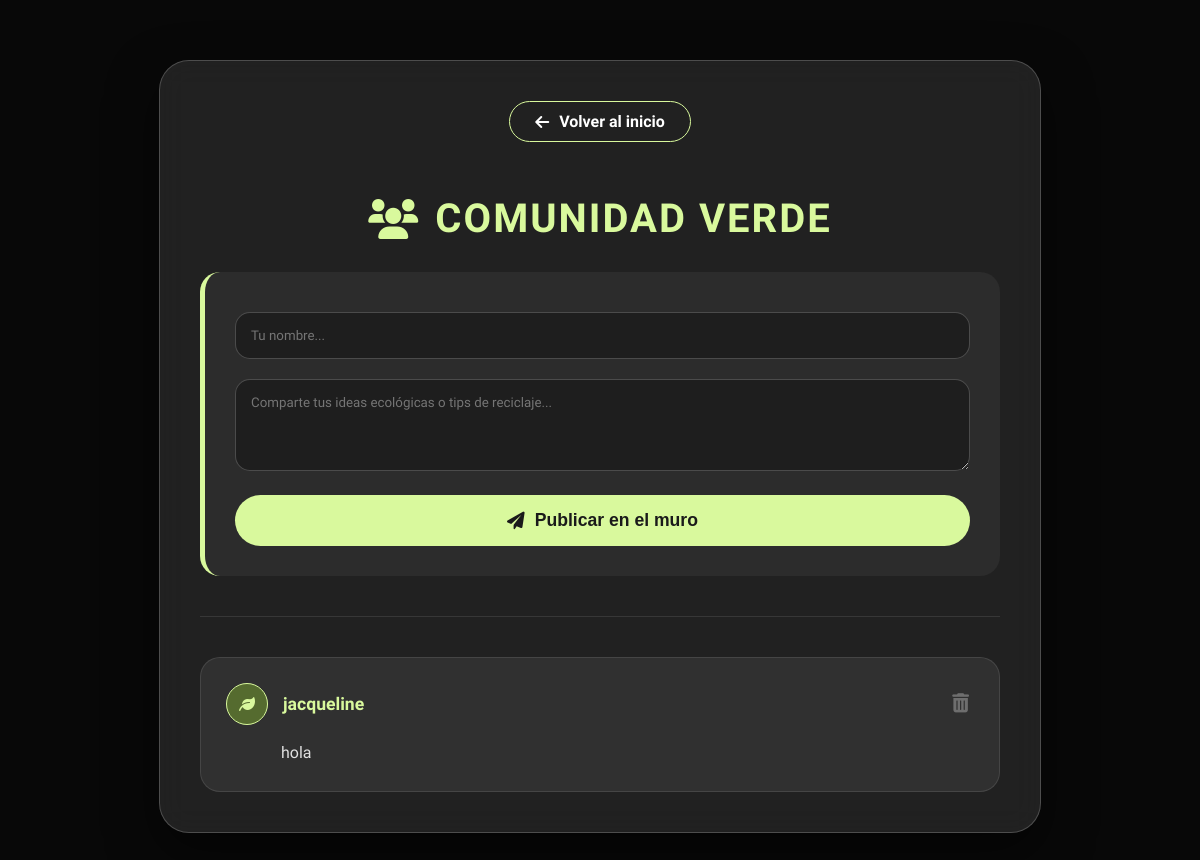
The app's page /comentarios, older data.
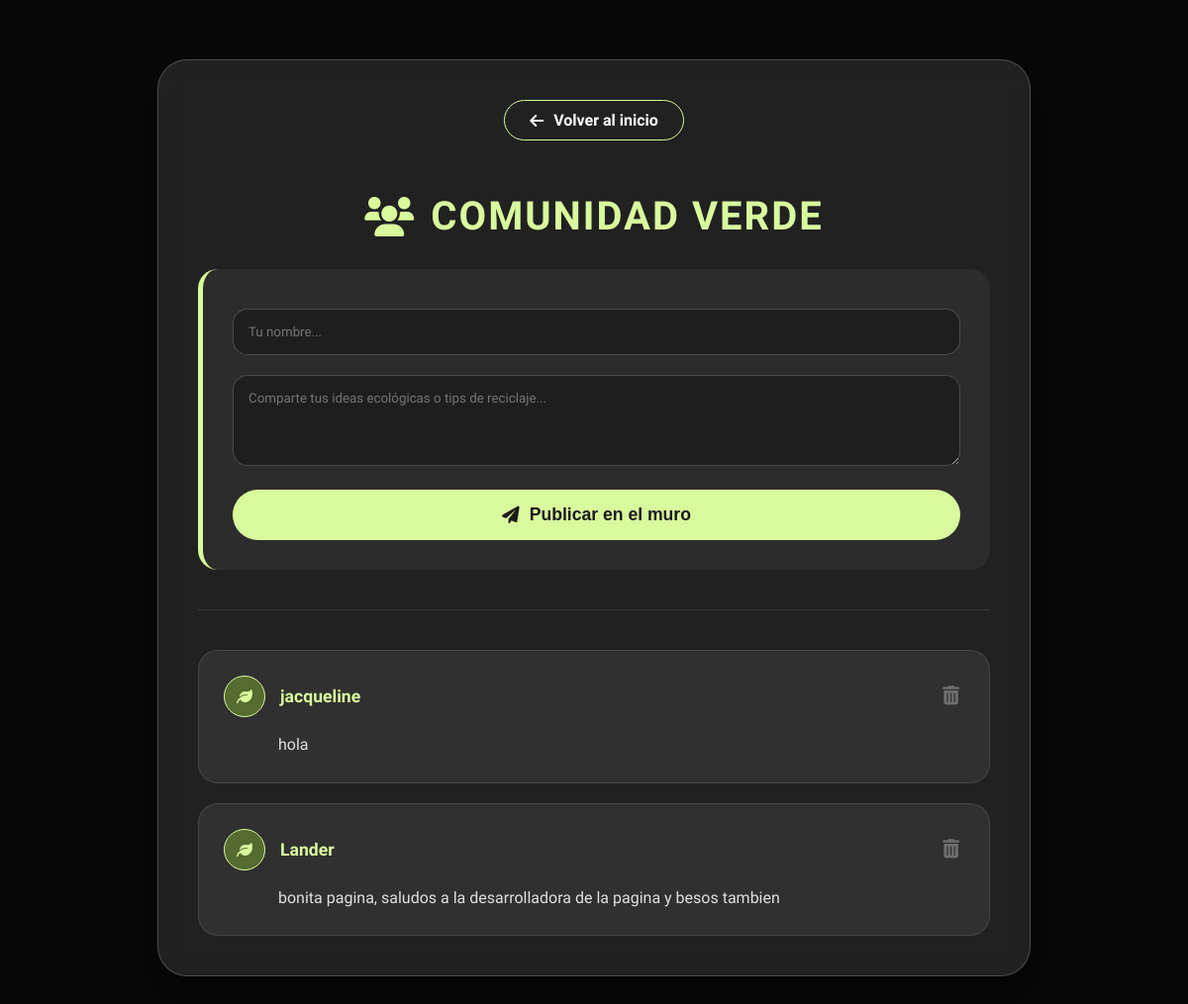
The same page, newer data.
### app.py (models this page shows)
class Comentario(db.Model):
    id = db.Column(db.Integer, primary_key=True)
    nombre = db.Column(db.String(100), nullable=False)
    mensaje = db.Column(db.Text, nullable=False)

### app.py (the view, shortened to what this page needs)
@app.route("/comentarios", methods=["GET", "POST"])
def comentarios():
    comentarios = Comentario.query.all()
    return render_template("comentarios.html", comentarios=comentarios)

### templates/comentarios.html (shortened to what this page needs)
<!DOCTYPE html>
<html lang="es">
<head>
    <link rel="stylesheet" href="https://cdnjs.cloudflare.com/ajax/libs/font-awesome/6.0.0/css/all.min.css">
</head>
<body>
<div class="contenedor">
    <div class="centro">
        <a href="{{ url_for('inicio') }}" class="btn-regresar">
            <i class="fas fa-arrow-left"></i> Volver al inicio
        </a>
    </div>
    <h2><i class="fas fa-users"></i> Comunidad Verde</h2>
    <form method="POST" action="{{ url_for('comentarios') }}">
        <input type="text" name="nombre" placeholder="Tu nombre..." required>
        <textarea name="mensaje" rows="4" placeholder="Comparte tus ideas ecológicas o tips de reciclaje..." required></textarea>
        <button type="submit" class="btn-publicar">
            <i class="fas fa-paper-plane"></i> Publicar en el muro
        </button>
    </form>
    <hr>
    <div id="lista-comentarios">
        {% for c in comentarios %}
            <div class="comentario">
                <div class="comentario-header">
                    <div class="usuario-info">
                        <div class="avatar"><i class="fas fa-leaf"></i></div>
                        <p class="nombre">{{ c.nombre }}</p>
                    </div>
                    <form action="{{ url_for('borrar_comentario', id=c.id) }}" method="POST" class="form-eliminar">
                        <button type="submit" class="btn-borrar" title="Eliminar comentario" onclick="return confirm('¿Estás seguro de que quieres borrar este comentario?')">
                            <i class="fas fa-trash-alt"></i>
                        </button>
                    </form>
                </div>
                <p class="mensaje">{{ c.mensaje }}</p>
            </div>
        {% else %}
            <p class="centro" style="color: #888; font-style: italic;">Aún no hay mensajes. ¡Sé el primero en inspirar a la comunidad!</p>
        {% endfor %}
    </div>
</div>
</body>
</html>

### templates/comentarios.html (style rules this page uses)
:root { --verde-oscuro: #556b2f; --verde-claro: #d9f99d; --blanco-cristal: rgba(255, 255, 255, 0.1); --rojo: #ff4757; }
body { font-family: 'Quicksand', sans-serif; background: #1a1a1a; margin: 0; padding: 20px; color: white; background-image: linear-gradient(rgba(0,0,0,0.7), rgba(0,0,0,0.7)), url("https://images.unsplash.com/photo-1501004318641-b39e6451bec6?q=80&w=1600&auto=format&fit=crop"); background-size: cover; background-attachment: fixed; min-height: 100vh; }
.contenedor { max-width: 800px; margin: 40px auto; background: rgba(255, 255, 255, 0.1); backdrop-filter: blur(15px); padding: 40px; border-radius: 30px; border: 1px solid rgba(255, 255, 255, 0.2); box-shadow: 0 20px 50px rgba(0,0,0,0.5); }
h2 { color: var(--verde-claro); text-align: center; font-size: 2.5rem; margin-bottom: 30px; display: flex; align-items: center; justify-content: center; gap: 15px; text-transform: uppercase; letter-spacing: 2px; }
form { background: rgba(255, 255, 255, 0.05); padding: 30px; border-radius: 20px; margin-bottom: 40px; border-left: 5px solid var(--verde-claro); }
input[type="text"], textarea { width: 100%; padding: 15px; margin: 10px 0; border: 1px solid rgba(255, 255, 255, 0.2); background: rgba(0, 0, 0, 0.3); border-radius: 15px; font-family: inherit; color: white; box-sizing: border-box; transition: all 0.3s ease; outline: none; }
.btn-publicar { background: var(--verde-claro); color: #1a1a1a; border: none; padding: 15px 30px; font-size: 1.1rem; font-weight: bold; cursor: pointer; border-radius: 50px; width: 100%; transition: all 0.3s ease; display: flex; align-items: center; justify-content: center; gap: 10px; margin-top: 10px; }
hr { border: 0; height: 1px; background: rgba(255, 255, 255, 0.1); margin: 40px 0; }
.comentario { background: rgba(255, 255, 255, 0.07); padding: 25px; margin-top: 20px; border-radius: 20px; border: 1px solid rgba(255, 255, 255, 0.1); transition: 0.3s; }
.comentario-header { display: flex; justify-content: space-between; align-items: center; margin-bottom: 15px; }
.usuario-info { display: flex; align-items: center; gap: 15px; }
.nombre { color: var(--verde-claro); font-weight: 700; margin: 0; font-size: 1.1rem; }
.avatar { width: 40px; height: 40px; background: var(--verde-oscuro); border-radius: 50%; display: flex; align-items: center; justify-content: center; color: var(--verde-claro); border: 1px solid var(--verde-claro); }
.mensaje { margin: 0; line-height: 1.6; color: #e0e0e0; padding-left: 55px; }
.btn-borrar { background: none; border: none; color: rgba(255, 255, 255, 0.3); cursor: pointer; font-size: 1.2rem; transition: all 0.3s ease; padding: 5px; }
.btn-regresar { display: inline-flex; align-items: center; gap: 10px; margin-bottom: 20px; padding: 10px 25px; color: white; text-decoration: none; font-weight: 600; transition: 0.3s; border-radius: 50px; border: 1px solid var(--verde-claro); }
.centro { text-align: center; }
.form-eliminar { margin: 0; padding: 0; background: none; border: none; }

Row changes from the older to the newer data that the page shows:
added Comentario: nombre "Lander", mensaje "bonita pagina, saludos a la desarrolladora de la pagina y besos tambien"
